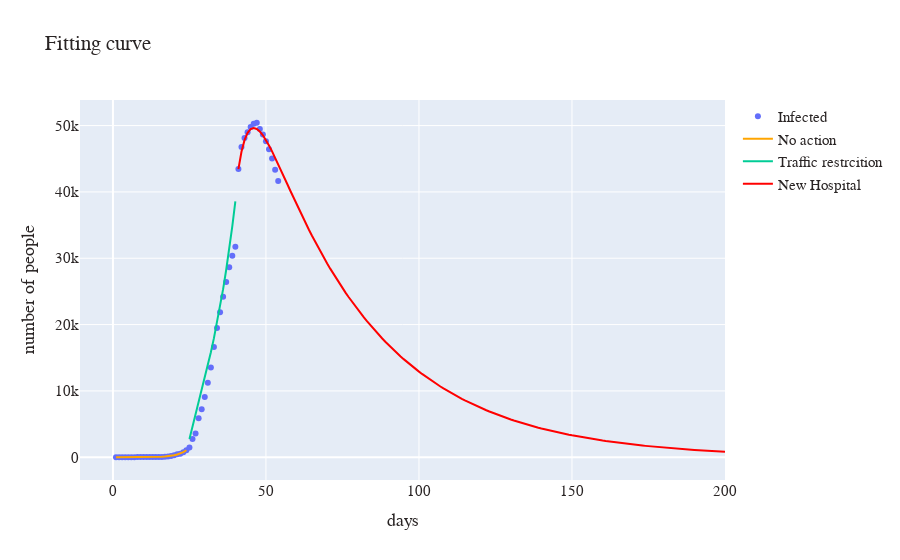

Here is the notebook cell this chart was saved with:
### Code cell
# may need rerun to show the grpah 
fit_plot()

### Figure 1 — Plotly figure (JSON) as saved in the notebook; plotly's stock layout.template omitted (floating-point values rounded to 4 significant figures; data arrays with more than 128 entries replaced by an {"elided": "..."} marker saying what was removed)
{"data": [{"mode": "markers", "name": "Infected", "type": "scatter", "x": [1, 2, 3, 4, 5, 6, 7, 8, 9, 10, 11, 12, 13, 14, 15, 16, 17, 18, 19, 20, 21, 22, 23, 24, 25, 26, 27, 28, 29, 30, 31, 32, 33, 34, 35, 36, 37, 38, 39, 40, 41, 42, 43, 44, 45, 46, 47, 48, 49, 50, 51, 52, 53, 54, 55, 56, 57, 58, 59], "y": [1, 2, 3, 4, 6, 9, 12, 20, 28, 41, 41, 41, 41, 41, 41, 45, 62, 121, 198, 291, 440, 542, 769, 1068, 1452, 2762, 3591, 5869, 7234, 9101, 11227, 13539, 16619, 19502, 21863, 24213, 26406, 28648, 30392, 31748, 43437, 46768, 48128, 48987, 49793, 50257, 50425, 49481, 48637, 47647, 46435, 45054, 43346, 41637]}, {"line": {"color": "orange"}, "mode": "lines", "name": "No action", "type": "scatter", "x": [1, 2, 3, 4, 5, 6, 7, 8, 9, 10, 11, 12, 13, 14, 15, 16, 17, 18, 19, 20, 21, 22, 23, 24], "y": {"elided": "200 float values"}}, {"mode": "lines", "name": "Traffic restrcition", "type": "scatter", "x": [25, 26, 27, 28, 29, 30, 31, 32, 33, 34, 35, 36, 37, 38, 39, 40], "y": {"elided": "200 float values"}}, {"line": {"color": "red"}, "mode": "lines", "name": "New Hospital", "type": "scatter", "x": {"elided": "160 int values"}, "y": {"elided": "200 float values"}}], "layout": {"font": {"color": "#292424", "family": "Courier New", "size": 15}, "title": {"text": "Fitting curve"}, "xaxis": {"title": {"text": "days"}}, "yaxis": {"title": {"text": "number of people"}}}}
